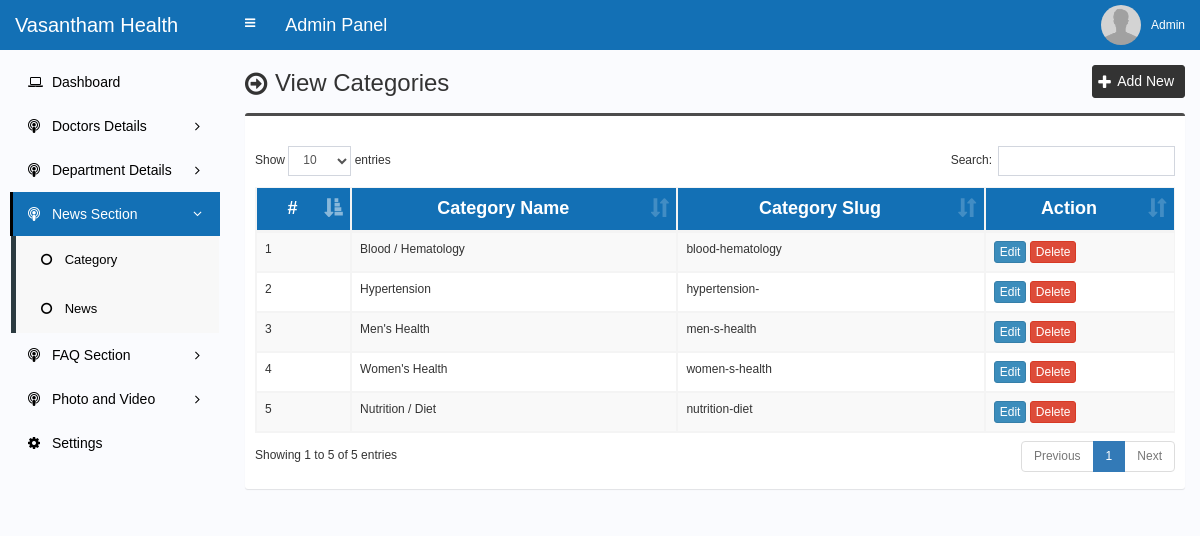
Screenshot of /admin/category.php (signed in) with the database file from the repository.
### tables this page shows
CREATE TABLE `category` (
  `category_id` int(11) NOT NULL,
  `category_name` varchar(255) NOT NULL,
  `category_slug` varchar(255) NOT NULL,
  `meta_title` varchar(255) NOT NULL,
  `meta_keyword` text NOT NULL,
  `meta_description` text NOT NULL
);

### admin/category.php (the view, shortened to what this page needs)
<?php require_once('header.php'); ?>
<section class="content-header">
	<div class="content-header-left">
		<h1>View Categories</h1>
	</div>
	<div class="content-header-right">
		<a href="category-add.php" class="btn btn-primary btn-sm">Add New</a>
	</div>
</section>
<section class="content">
  <div class="row">
    <div class="col-md-12">
      <div class="box box-info">
        <div class="box-body table-responsive">
          <table id="example1" class="table table-bordered table-striped">
			<thead class="thead-style">
			    <tr>
			        <th>#</th>
			        <th>Category Name</th>
			        <th>Category Slug</th>
			        <th>Action</th>
			    </tr>
			</thead>
            <tbody>
            	<?php
            	$i=0;
            	$statement = $pdo->prepare("SELECT * FROM category ORDER BY category_id ASC");
            	$statement->execute();
            	$result = $statement->fetchAll(PDO::FETCH_ASSOC);
            	foreach ($result as $row) {
            		$i++;
            		?>
					<tr>
	                    <td><?php echo $i; ?></td>
	                    <td><?php echo $row['category_name']; ?></td>
	                    <td><?php echo $row['category_slug']; ?></td>
	                    <td>
	                        <a href="category-edit.php?id=<?php echo $row['category_id']; ?>" class="btn btn-primary btn-xs">Edit</a>
	                        <a href="#" class="btn btn-danger btn-xs" data-href="category-delete.php?id=<?php echo $row['category_id']; ?>" data-toggle="modal" data-target="#confirm-delete">Delete</a>
	                    </td>
	                </tr>
            		<?php
            	}
            	?>
            </tbody>
          </table>
        </div>
      </div>
</section>
<?php require_once('footer.php'); ?>

### admin/style.css (style rules this page uses)
body { font-size: 12px; font-family: 'verdana', sans-serif; }
.content-header>h1, .content-header .content-header-left h1 { font-family: 'verdana', sans-serif; }
.box-info { padding-top: 20px; }
.content-header { overflow: hidden; }
.content-header .content-header-left { float: left; padding-top: 5px; }
.content-header .content-header-right { float: right; }
.content-header .content-header-left h1 { margin-top: 0; margin-bottom: 0; padding-left: 30px; font-size: 24px; position: relative; }
.content-header .content-header-left h1:before { position: absolute; top: 0; left: 0; font-family: 'FontAwesome', sans-serif; font-size: 26px; content: '\f18e'; }
.content-header .content-header-right a { position: relative; padding-left: 24px; font-size: 14px; }
.content-header .content-header-right a:before { position: absolute; top: 4px; left: 5px; font-family: 'FontAwesome', sans-serif; font-size: 16px; content: '\f067'; }
.box.box-info { border-top-color: #4c4c4c; }
.content-header .content-header-right a { background-color: #333333; border-color: #333333; }
.thead-style { background-color: #1370b5; color: white; font-size: 1.8rem; padding: 1rem; text-align-last: center; text-transform: none; }

### rows the page displays
category: category_name "Blood / Hematology", category_slug "blood-hematology"
category: category_name "Hypertension", category_slug "hypertension-"
category: category_name "Men's Health", category_slug "men-s-health"
category: category_name "Women's Health", category_slug "women-s-health"
category: category_name "Nutrition / Diet", category_slug "nutrition-diet"

### other values shown
$_SESSION['user']['full_name'] "Admin"
